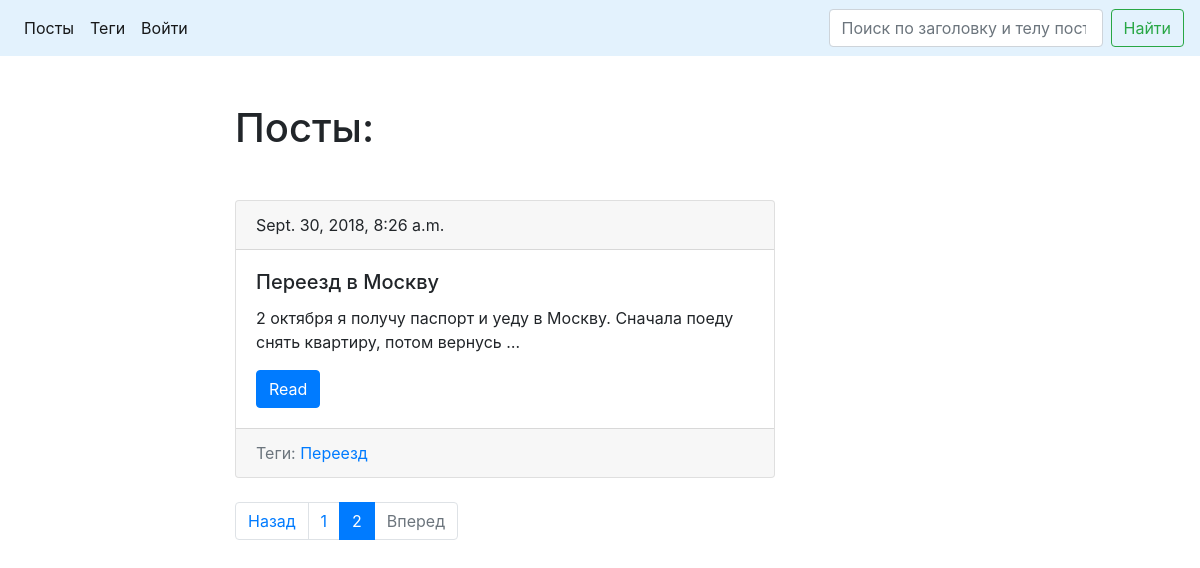
The app's page /posts/page/2 with its own data.
### blog/models.py (models this page shows, shortened)
class Post(models.Model):
    title = models.CharField(verbose_name='Заголовок', max_length=150, db_index=True)
    slug = models.SlugField(max_length=150, blank=True, unique=True)
    body = models.TextField(verbose_name='Тело', blank=True, db_index=True)
    pub_date = models.DateTimeField(verbose_name='Дата публикации', auto_now_add=True)
    tags = models.ManyToManyField('Tag', blank=True, related_name='posts', verbose_name='Теги')
    def get_absolute_url(self):
        return reverse('post_detail_url', kwargs={'slug': self.slug})
    class Meta:
        ordering = ['-pub_date']

class Tag(models.Model):
    title = models.CharField(verbose_name='Заголовок', max_length=50)
    slug = models.SlugField(max_length=50, blank=True, unique=True)
    def get_absolute_url(self):
        return reverse('tag_detail_url', kwargs={'slug': self.slug})
    class Meta:
        ordering = ['title']

### blog/views.py (the view)
# urls.py: path('posts/page/<int:page_number>', views.PostsList.as_view(), name='posts_list_url'),
class PostsList(View):
    def get(self, request, page_number):
        search_query = request.GET.get('search', '')
        if search_query:
            posts = Post.objects.filter(Q(title__icontains=search_query) | Q(body__icontains=search_query))
        else:
            posts = Post.objects.all()
        paginator = Paginator(posts, 3)
        page = paginator.get_page(page_number)
        is_paginated = page.has_other_pages()
        previous_url, next_url = previous_next_url(page)
        return render(request, 'blog/index.html', context={
            'is_paginated': is_paginated,
            'previous_url': previous_url,
            'next_url': next_url,
            'page': page,
        })

### blog/views.py (called while the page is built)
def previous_next_url(page):
    if page.has_previous():
        previous_url = str(page.previous_page_number())
    else:
        previous_url = None
    if page.has_next():
        next_url = str(page.next_page_number())
    else:
        next_url = None
    return previous_url, next_url

### blog/templates/blog/index.html (shortened to what this page needs)
{% extends "blog/base_blog.html" %}
{% block content %}
    <h1 class="mb-5">Посты:</h1>
    {% for post in page.object_list %}
        {% include "blog/includes/post_card_template.html" %}
    {% endfor %}
{% endblock %}

### blog/templates/blog/includes/post_card_template.html
<div class="card mb-4">
    <div class="card-header">
        {{ post.pub_date }}
    </div>
    <div class="card-body">
        <h5 class="card-title">{{ post.title }}</h5>
        <p class="card-text">{{ post.body|truncatewords:15}}</p>
        <a href="{{ post.get_absolute_url }}" class="btn btn-primary">Read</a>
    </div>
    <div class="card-footer text-muted">
        Теги:
        {% for tag in post.tags.all %}
            {% if forloop.last %}
                <a href="{{ tag.get_absolute_url }}">{{ tag.title }}</a>
            {% else %}
                <a href="{{ tag.get_absolute_url }}">{{ tag.title }}</a>,
            {% endif %}
        {% empty %}
            нет тегов...
        {% endfor %}
     </div>
</div>

### records on screen
Post: pub_date "Sept. 30, 2018, 8:26 a.m.", title "Переезд в Москву", body "2 октября я получу паспорт и уеду в Москву. Сначала поеду снять квартиру, потом вернусь …"
Tag: title "Переезд"

### other values on screen
{{ page_number }} "1"
{{ page_number }} "2"
